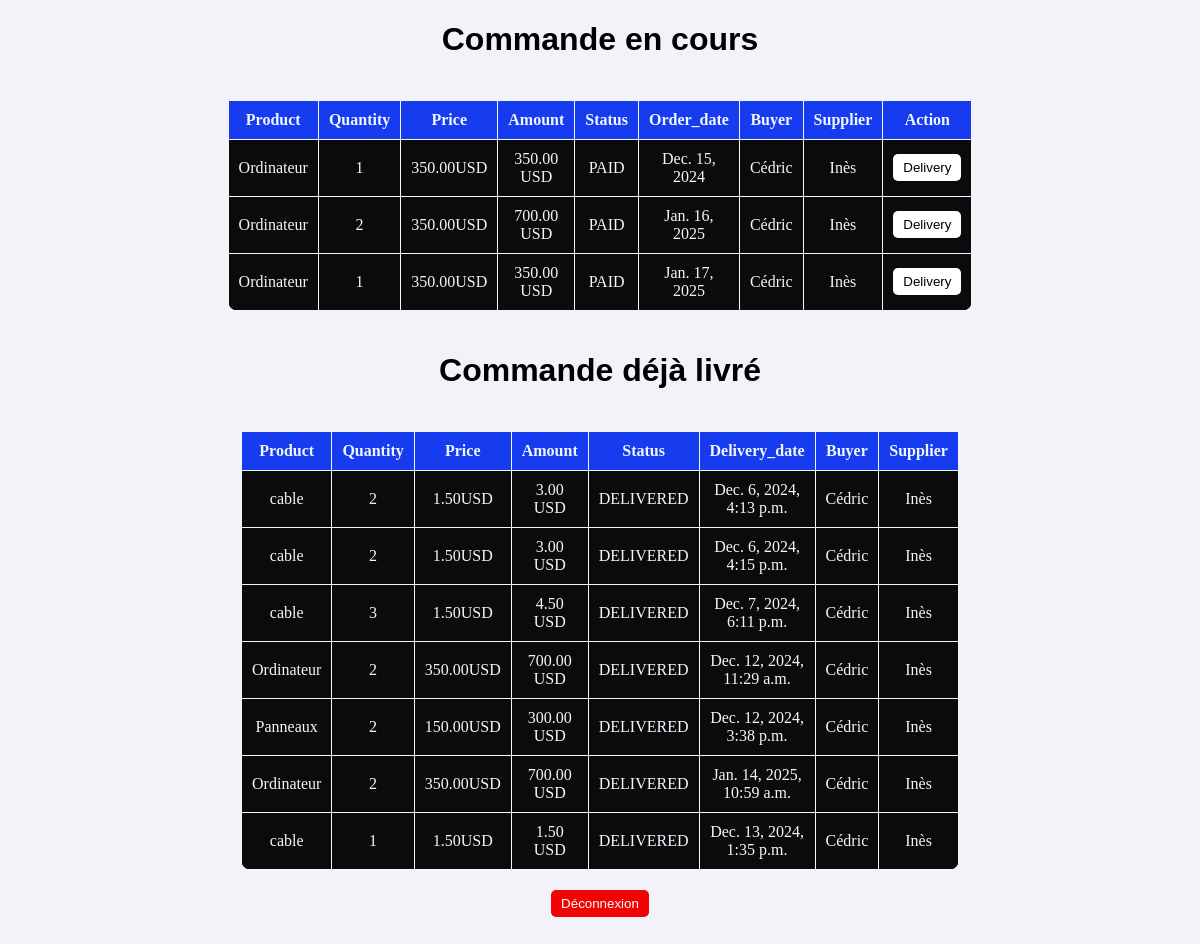
The app's page /add_supplier_orders/ (signed in), older data.
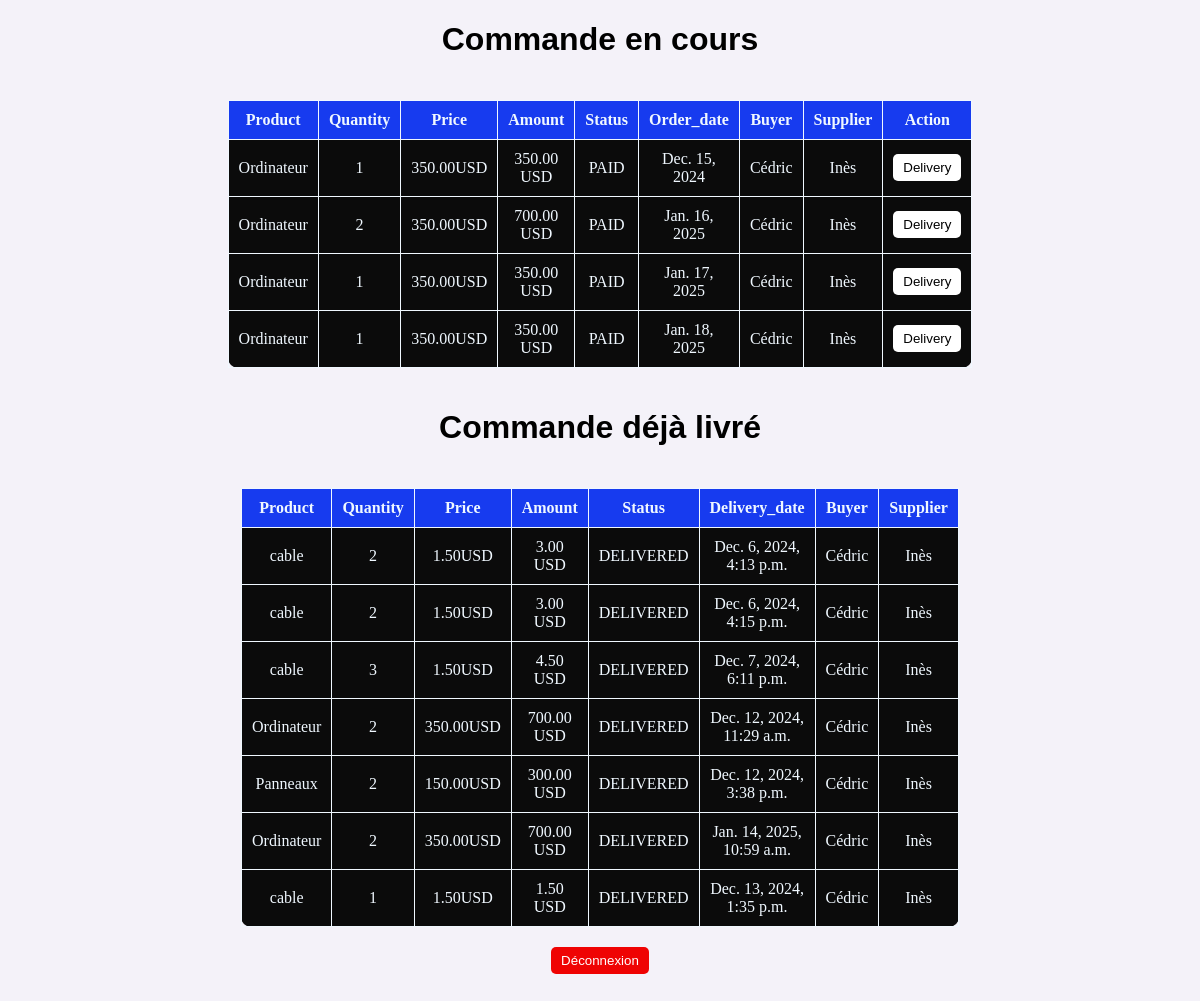
The same page, newer data.
### gestion/models.py (models this page shows, shortened)
class Order(models.Model):
    buyer = models.ForeignKey(User, on_delete= models.CASCADE, related_name='buyer_orders')
    product = models.ForeignKey(Product, on_delete= models.CASCADE)
    quantity = models.IntegerField()
    status = models.CharField(max_length= 20, choices= [('PENDING','pending'),('PAID','paid'),('DELIVERED','delivered'),('CANCELLED','cancelled')], default ='PENDING')
    is_processed = models.BooleanField(default = False)
    order_date = models.DateField(auto_now_add=True)
    payment_date = models.DateTimeField(auto_now_add=True)
    delivery_date = models.DateTimeField(auto_now_add=True)

class Product(models.Model):
    name = models.CharField(max_length=100)
    description = models.TextField(max_length= 200)
    price = models.DecimalField(max_digits= 10, decimal_places= 2)
    quantity = models.IntegerField()
    supplier = models.ForeignKey(User, on_delete = models.CASCADE)

class User(AbstractUser):
    ROLE_CHOICES = [
        ('admin', 'Admin'),
        ('buyer', 'Buyer'),
        ('supplier','Supplier'),
    ]
    role = models.CharField(max_length= 8, choices= ROLE_CHOICES)
    groups = models.ManyToManyField('auth.Group', related_name= 'custom_user_groups', blank=True)
    user_permissions = models.ManyToManyField('auth.Permission', related_name= 'custom_user_permissions', blank=True)

### gestion/views.py (the view, shortened to what this page needs)
# urls.py: path("add_supplier_orders/", views.supplier_orders, name = "supplier_orders"),
@login_required
@role_required('Supplier')
def supplier_orders(request):
    paid_orders =  Order.objects.filter(status ='PAID')
    delivery_orders = Order.objects.filter(status ='DELIVERED')
    products = Product.objects.all()
    return render(request, 'supplier_orders.html', {'products': products,'delivery_orders': delivery_orders, 'paid_orders': paid_orders})

### gestion/templatetags/custom_filters.py (called while the page is built)
@register.filter
def multiply(value, arg):
    return value * arg

### gestion/views.py (called while the page is built)
def role_required(role):
    def decorator(view_func):
        @wraps(view_func)
        def _wrapped_view(request, *args, **kwargs):
                if request.user.is_authenticated and request.user.role == role:
                    return view_func(request, *args, **kwargs)
                else:
                    return HttpResponseForbidden("NO PERMISSION")
        return _wrapped_view
    return decorator

### gestion/templates/supplier_orders.html (shortened to what this page needs)
{% load static %}
{% load custom_filters %}
<!DOCTYPE html>
<html lang="en">
<head>
    <link rel="stylesheet" href="{% static 'css/style.css' %}">
</head>
<body>
    <h1>Commande en cours </h1>
    <table>
        <thead>
            <tr>
                <th>Product</th>
                <th>Quantity</th>
                <th>Price</th>
                <th>Amount</th>
                <th>Status</th>
                <th>Order_date</th>
                <th>Buyer</th>
                <th>Supplier</th>
                <th>Action</th>
            </tr>
        </thead>
        <tbody>
            {% for order in paid_orders %}
            <tr>
                <td>{{order.product.name}}</td>
                <td>{{order.quantity}}</td>
                <td>{{order.product.price}}USD</td>
                <td>{{order.product.price|multiply:order.quantity}} USD</td>
                <td>{{order.status}}</td>
                <td>{{order.order_date}}</td>
                <td>{{order.buyer.username}}</td>
                <td>{{order.product.supplier.username}}</td>
                <td>
                    <form method="get" action="{% url 'supplier_delivery' order.id %}">{% csrf_token %}
                        <button type="submit" class="btn"> Delivery </button>
                    </form>
                </td>
            </tr>
            {% empty %}
            <tr>
                <td colspan="8">No order available.</td>
            </tr>
            {% endfor %}
        </tbody>
    </table>
    <h1>Commande déjà livré</h1>
    <table>
        <thead>
            <tr>
                <th>Product</th>
                <th>Quantity</th>
                <th>Price</th>
                <th>Amount</th>
                <th>Status</th>
                <th>Delivery_date</th>
                <th>Buyer</th>
                <th>Supplier</th>
            </tr>
        </thead>
        <tbody>
            {% for order in delivery_orders %}
            <tr>
                <td>{{order.product.name}}</td>
                <td>{{order.quantity}}</td>
                <td>{{order.product.price}}USD</td>
                <td>{{order.product.price|multiply:order.quantity}} USD</td>
                <td>{{order.status}}</td>
                <td>{{order.delivery_date}}</td>
                <td>{{order.buyer.username}}</td>
                <td>{{order.product.supplier.username}}</td>
            </tr>
            {% empty %}
            <tr>
                <td colspan="8">No order available.</td>
            </tr>
            {% endfor %}
        </tbody>
    </table>
    <form method="post" action="{% url 'logout' %}">{% csrf_token %}
        <button type="submit" class="btn btn-danger"> Déconnexion </button>
    </form>
</body>
</html>

Row changes from the older to the newer data that the page shows:
now on this page (row edited): Order: product.name "Ordinateur", quantity "1", product.price "350.00", product.price|multiply "350.00", status "PAID", order_date "Jan. 18, 2025", buyer.username "Cédric", product.supplier.username "Inès", shown under "Commande en cours"
